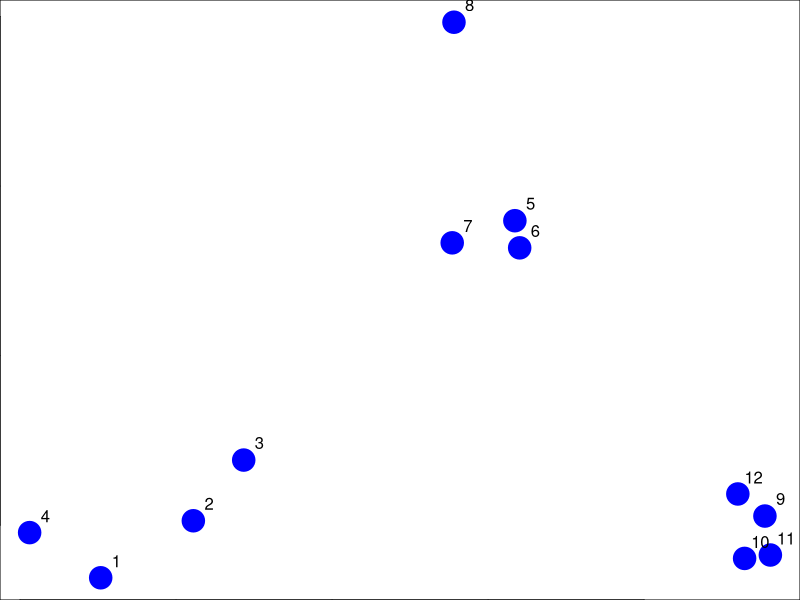
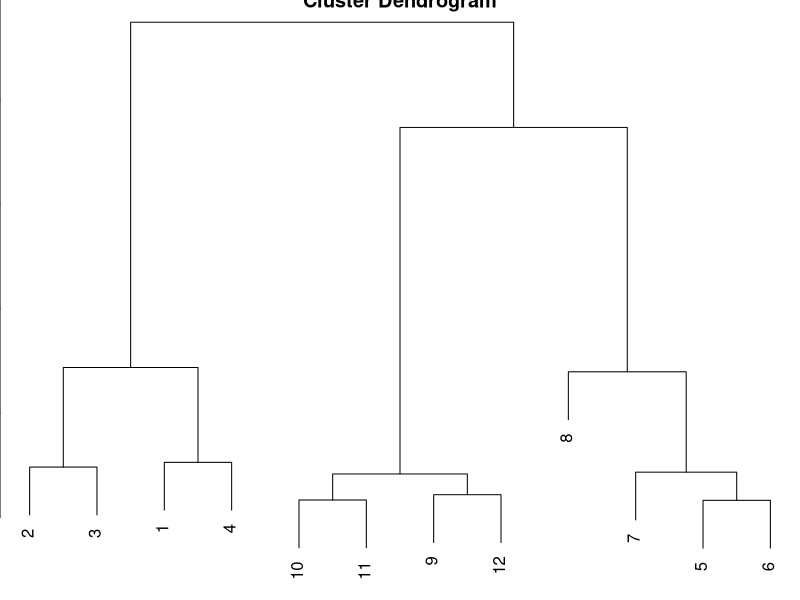
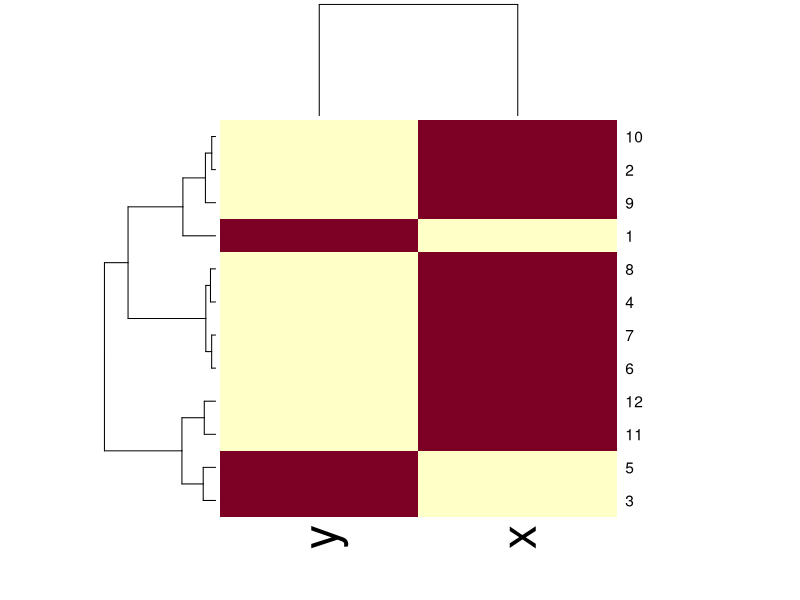

Write R code to recreate these figures, in order. (Note: this script raises an error after producing the figures.)
"Hierarchical Clustering"
#There is agglormerative approach or 'two closest things
#Needs a defined distance and a merging approach
#Produces a tree showing how close things are to eachother.

#How do we define close?
# Continuous/euclidean distance, correlation similarity and binary/manhattan distance
#pick a distance that makes sense.
#The manhattan distance is taking things by going in a grid.

set.seed(1234)
par(mar = c(0,0,0,0))
x <- rnorm(12, mean = rep(1:3, each = 4), sd = 0.2)
y <- rnorm(12, mean = rep(c(1,2,1), each = 4), sd = 0.2)
plot(x,y, col = "blue", pch = 19, cex = 3)
text(x + 0.05, y+ 0.05, labels = as.character(1:12))
#Calculating distance between points
dataFrame = data.frame(x=x, y=y)
#dist calculates between all the different rows, if you call dist without
# different options it defaults to euclidean distance
dst<-dist(dataFrame)

#By looking at everything you can find that that 5 and 6 are the closest together
#Then we can make a point and combine them and create a new 'super point'
#We can then find things with a 'dendrogram'

distxy <- dist(dataFrame)
hClustering <- hclust(distxy)
plot(hClustering)
#It doesn't tell us how many clusters there are

#We can get mroe stuff from a clustered dendrogram by downloading something from the website.

#Heatmaps
set.seed(143)
dataMatrix <- as.matrix(dataFrame)[sample(1:12),]
heatmap(dataMatrix)

#Higherarchical clustering can be unstable, can change some points
#Overall pictures might make some weird distances
#Also, change the different scale of points
#choosing where to cut isn't always obcious.

"K- Means Clusting"
#Great for summarizing lots data
#All about looking at things that are close vs. far and how to make that distinction
#Need a fied number of clusters, and a guess on where the centers
#It needs a defined distance metric, some clusters and a guess where to find things
#EXAMPLE:
set.seed(1234)
par(mar = c(0.5,0.5,0.5,0.5))
x1 <- rnorm(12, mean = rep(1:3, each = 4), sd = 0.2)
y1 <- rnorm(12, mean = rep(c(1,2,1), each = 4), sd = 0.2)
plot(x1,y2, col = "blue", pch = 19, cex = 2)
text(x1+0.05, y2 + 0.05, labels = as.character(1:12))

#You choose some random centroids or places that are the gaps between clusters
#Then you take some and assign them to nearest centroid
#Then you reaculate the centroids by taking the means of clusters, then you do that till it looks good
#Kmeans returns a list with cluster elemennts
dataFrame1 <- data.frame(x1,y1)
kmeansobj <- kmeans(dataFrame1, centers = 3)
#plotting kmeans
par(mar = rep(0.2,4))
plot(x1,y1, col = kmeansobj$cluster, pch = 19, cex = 2)
points(kmeansobj$centers, col = 1:3, pch = 4, cex = 4, lwd = 4)
#then using heatmaps with kmeans
set.seed(1234)
dataMatrix <- as.matrix(dataFrame1)[sample(1:12),]
kmeansobj1 <- kmeans(dataMatrix, centers = 3)
par(mfrow = c(1,2), mar = c(2,2,2,2))
image(t(dataMatrix)[,nrow(dataMatrix):1],yaxt = "n")
image(t(dataMatrix)[,order(kmeansobj1$cluster)],yaxt = "n")
#Kmeans is a good way for looking at patterns in data, but it means we need to have an idea of clusters

#There are other ways of finding how many different clusters.
#K-Means is not deterministic so starting points can be at random.
#Run it three times to make sure you get a good idea of the data.

"DIMENSION REDUCTION"
#I NEED TO DO THIS
